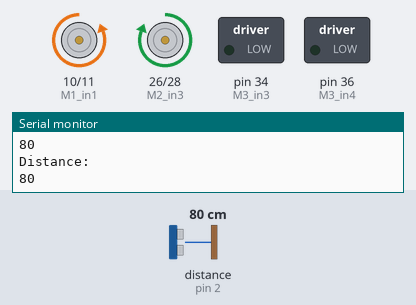
Bench run of a sketch on a simulated Arduino Mega 2560, built with avr-gcc and run on an emulated ATmega2560. Parts: motor-driver pin pairs drawn as motors (green arrow = first pin HIGH = forward, orange = second pin HIGH = backward, longer = more drive), switched loads named in the sketch (green lamp = pin HIGH), the last lines printed to the serial monitor. Wiring (inferred from the names in the program): ultrasonic range finder: trigger pin 3; echo pin 2. Inputs (shaded band) come from the test bench; at power-on: distance to the obstacle (sensor on pin 2) 80 cm. The echo pulse lasts 58.3 µs per cm; pins used as bus, display or sensor lines are not drawn.

Above: at 1.2 s.
1.3 s: distance to the obstacle (sensor on pin 2) set to 26 cm
4.3 s: distance to the obstacle (sensor on pin 2) set to 23 cm
At 5.7 s:
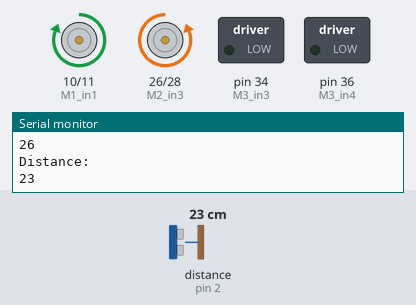
8.8 s: distance to the obstacle (sensor on pin 2) set to 250 cm
At 9.7 s:
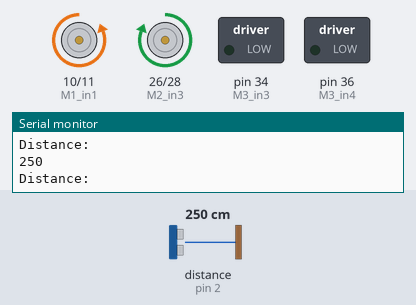
10.3 s: distance to the obstacle (sensor on pin 2) set to 28 cm
13.3 s: distance to the obstacle (sensor on pin 2) set to 22 cm
At 13.7 s:
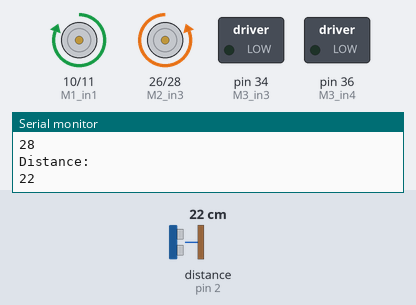
Timing chart, 0 to 15.8 s (numbered marks = the images above; inputs shaded):
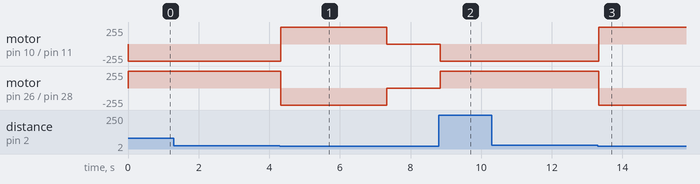

Measured:
- the behaviour switches between 25 and 24 cm on distance to the obstacle (sensor on pin 2) (found by bisection; images 0 and 1)
- the behaviour switches between 26 and 25 cm on distance to the obstacle (sensor on pin 2) (found by bisection; images 2 and 3)
- after the input at 4.3 s, motor on pin 10 (M1_in1) / pin 11 (M1_in2): backward 255/255 → forward 255/255 at once, → stopped 3.0 s later; motor on pin 26 (M2_in3) / pin 28 (M2_in4): forward 255/255 → backward 255/255 at once, → stopped 3.0 s later
- after the input at 8.8 s, motor on pin 10 (M1_in1) / pin 11 (M1_in2): stopped → backward 255/255 after 0.05 s; motor on pin 26 (M2_in3) / pin 28 (M2_in4): stopped → forward 255/255 after 0.05 s
- after the input at 13.3 s, motor on pin 10 (M1_in1) / pin 11 (M1_in2): backward 255/255 → forward 255/255 at once; motor on pin 26 (M2_in3) / pin 28 (M2_in4): forward 255/255 → backward 255/255 at once

The sketch:

ussr.ino
```cpp
#define echoPin 2
#define trigPin 3

 //Motors for movement
const int M1_in1 = 10;
const int M1_in2 = 11;
// const int M1_EnA = D12; connected straight to 5V

const int M2_in3 = 26;
const int M2_in4 = 28;
// const int M2_EnB = D30; connected straight to 5V

//Motor for shutter
const int M3_in3 = 34;
const int M3_in4 = 36;
// const int M3_EnA = D38; connected straight to 5V


void setup() {
  Serial.begin (9600);
  pinMode(trigPin, OUTPUT);
  pinMode(echoPin, INPUT);


   //Motor 1 and Motor 2
    pinMode(M1_in1,OUTPUT);
    pinMode(M1_in2,OUTPUT);
    pinMode(M2_in3,OUTPUT);
    pinMode(M2_in4,OUTPUT);

    //Motor for shutter
    pinMode(M3_in3,OUTPUT);
    pinMode(M3_in4,OUTPUT);

}

void loop() {
  long duration, distance;
  digitalWrite(trigPin, LOW);
  delayMicroseconds(2);
  digitalWrite(trigPin, HIGH);
  delayMicroseconds(10);
  digitalWrite(trigPin, LOW);
  duration = pulseIn(echoPin, HIGH);
  distance = (duration/2) / 29.1;

 Serial.println("Distance: ");
 Serial.println(distance);


if (distance < 25){

     digitalWrite(M1_in1,HIGH) ; //motor1 input 1
     digitalWrite(M1_in2,LOW) ; //motor1 input 2
     digitalWrite(M2_in3,LOW) ; //motor2 input 1
     digitalWrite(M2_in4,HIGH) ; //motor2 input 22

     delay (3000);

     digitalWrite(M1_in1,LOW) ; //motor1 input 1
     digitalWrite(M1_in2,LOW) ; //motor1 input 2
     digitalWrite(M2_in3,LOW) ; //motor2 input 1
     digitalWrite(M2_in4,LOW) ; //motor2 input 22

     delay(1500);
}
     else {
            digitalWrite(M1_in1,LOW) ; //motor1 input 1
     digitalWrite(M1_in2,HIGH) ; //motor1 input 2
     digitalWrite(M2_in3,HIGH) ; //motor2 input 1
     digitalWrite(M2_in4,LOW) ; //motor2 input 22

          }

}
```
